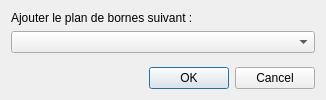
<?xml version="1.0" encoding="UTF-8"?>
<ui version="4.0">
 <class>AddTerminalStripItemDialog</class>
 <widget class="QDialog" name="AddTerminalStripItemDialog">
  <property name="geometry">
   <rect>
    <x>0</x>
    <y>0</y>
    <width>326</width>
    <height>100</height>
   </rect>
  </property>
  <property name="windowTitle">
   <string>Dialog</string>
  </property>
  <layout class="QVBoxLayout" name="verticalLayout">
   <item>
    <widget class="QLabel" name="label">
     <property name="text">
      <string>Ajouter le plan de bornes suivant :</string>
     </property>
    </widget>
   </item>
   <item>
    <widget class="QComboBox" name="m_terminal_strip_cb"/>
   </item>
   <item>
    <spacer name="verticalSpacer">
     <property name="orientation">
      <enum>Qt::Vertical</enum>
     </property>
     <property name="sizeHint" stdset="0">
      <size>
       <width>20</width>
       <height>40</height>
      </size>
     </property>
    </spacer>
   </item>
   <item>
    <widget class="QDialogButtonBox" name="buttonBox">
     <property name="orientation">
      <enum>Qt::Horizontal</enum>
     </property>
     <property name="standardButtons">
      <set>QDialogButtonBox::Cancel|QDialogButtonBox::Ok</set>
     </property>
    </widget>
   </item>
  </layout>
 </widget>
 <resources/>
 <connections>
  <connection>
   <sender>buttonBox</sender>
   <signal>accepted()</signal>
   <receiver>AddTerminalStripItemDialog</receiver>
   <slot>accept()</slot>
   <hints>
    <hint type="sourcelabel">
     <x>248</x>
     <y>254</y>
    </hint>
    <hint type="destinationlabel">
     <x>157</x>
     <y>274</y>
    </hint>
   </hints>
  </connection>
  <connection>
   <sender>buttonBox</sender>
   <signal>rejected()</signal>
   <receiver>AddTerminalStripItemDialog</receiver>
   <slot>reject()</slot>
   <hints>
    <hint type="sourcelabel">
     <x>316</x>
     <y>260</y>
    </hint>
    <hint type="destinationlabel">
     <x>286</x>
     <y>274</y>
    </hint>
   </hints>
  </connection>
 </connections>
</ui>
